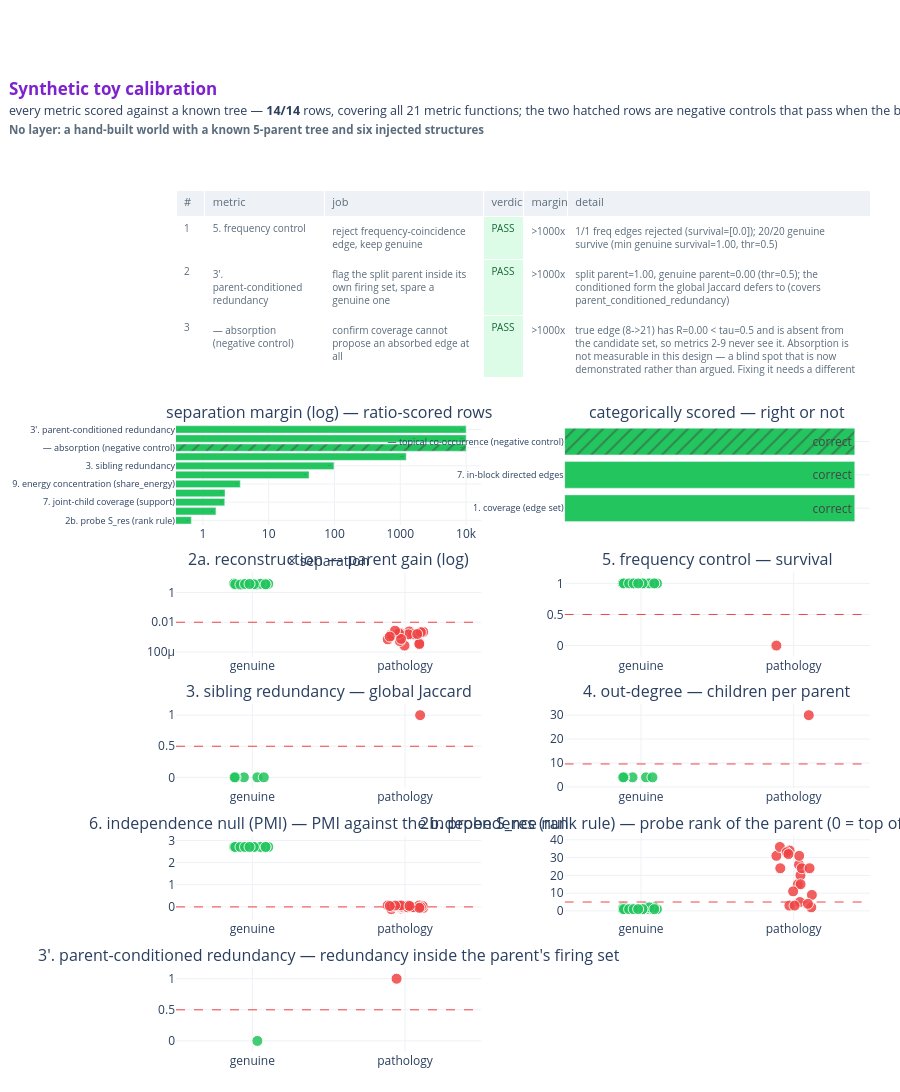

This figure's notebook cell:
### Markdown cell above
## 6. The published dashboard, inline

`reporting/visualize.py --calibration` builds the page that ships in
`outputs/synthetic_toy_calibration.html`: the full scorecard table, the margins on
a log axis, and one panel per metric that has two classes to separate. It calls
`build_world` and `_score` itself, so rendering it here re-runs the calibration
rather than reading a stale JSON — the figure below cannot disagree with the rows
printed above.

The strip panels are the part the table cannot show. A metric passes by putting
green above (or below) the dashed threshold and red on the other side; how much
daylight is between the two clouds is the margin, drawn instead of quoted.

### Code cell
from reporting.visualize import _calibration_data, build_calibration_dashboard

dash_data = _calibration_data()
dashboard_fig = build_calibration_dashboard(dash_data)
dashboard_fig.show()

### Figure 1 — Plotly figure (JSON) as saved in the notebook; plotly's stock layout.template omitted (floating-point values rounded to 4 significant figures)
{"data": [{"cells": {"align": "left", "fill": {"color": [["white", "white", "white", "white", "white", "white", "white", "white", "white", "white", "white", "white", "white", "white"], ["white", "white", "white", "white", "white", "white", "white", "white", "white", "white", "white", "white", "white", "white"], ["white", "white", "white", "white", "white", "white", "white", "white", "white", "white", "white", "white", "white", "white"], ["#DCFCE7", "#DCFCE7", "#DCFCE7", "#DCFCE7", "#DCFCE7", "#DCFCE7", "#DCFCE7", "#DCFCE7", "#DCFCE7", "#DCFCE7", "#DCFCE7", "#DCFCE7", "#DCFCE7", "#DCFCE7"], ["white", "white", "white", "white", "white", "white", "white", "white", "white", "white", "white", "white", "white", "white"], ["white", "white", "white", "white", "white", "white", "white", "white", "white", "white", "white", "white", "white", "white"]]}, "font": {"color": ["#5A6B7B", "#5A6B7B", "#5A6B7B", ["#166534", "#166534", "#166534", "#166534", "#166534", "#166534", "#166534", "#166534", "#166534", "#166534", "#166534", "#166534", "#166534", "#166534"], "#5A6B7B", "#5A6B7B"], "size": 10}, "height": 42, "values": [[1, 2, 3, 4, 5, 6, 7, 8, 9, 10, 11, 12, 13, 14], ["5. frequency control", "3'. parent-conditioned redundancy", "— absorption (negative control)", "2. reconstruction", "3. sibling redundancy", "6. independence null (PMI)", "9. energy concentration (share_energy)", "8. joint-child coverage (energy)", "7. joint-child coverage (support)", "4. out-degree / superparent", "1. coverage (edge set)", "7. in-block directed edges", "— topical co-occurrence (negative control)", "2b. probe S_res (rank rule)"], ["reject frequency-coincidence edge, keep genuine", "flag the split parent inside its own firing set, spare a genuine one", "confirm coverage cannot propose an absorbed edge at all", "reject superparent edges, keep genuine", "flag feature-split parent, spare healthy", "rank genuine edges above base-rate/superparent co-firing", "flag feature-split parent (a child holds >=90% of its energy)", "energy-weighted child coverage separates genuine from superparent", "children cover a genuine parent's firing, not a superparent's", "identify superparent, spare genuine parents", "recover genuine tree edges", "direct the containment pair, call the co-extensive pair a duplicate", "confirm no metric here rejects a shared-topic pair", "accept every true parent; carry no signal against an unrelated one"], ["PASS", "PASS", "PASS", "PASS", "PASS", "PASS", "PASS", "PASS", "PASS", "PASS", "PASS", "PASS", "PASS", "PASS"], [">1000x", ">1000x", ">1000x", ">1000x", "98.0x", "41.0x", "3.7x", "2.2x", "2.1x", "1.6x", "1.0x", "1.0x", "1.0x", "0.7x"], ["1/1 freq edges rejected (survival=[0.0]); 20/20 genuine survive (min genuine survival=1.00, thr=0.5)", "split parent=1.00, genuine parent=0.00 (thr=0.5); the conditioned form the global Jaccard defers to (covers parent_conditioned_redundancy)", "true edge (8->21) has R=0.00 < tau=0.5 and is absent from the candidate set, so metrics 2-9 never see it. Absorption is not measurable in this design — a blind spot that is now demonstrated rather than argued. Fixing it needs a different candidate generator, not a better grader", "30/30 superparent edges rejected, 20/20 genuine kept (parent-gain: genuine>=3.35, superparent<=0.0027, thr=0.01)", "split parent redundancy=1.00 (flagged); healthy parents max=0.01 (thr=0.5)", "min genuine PMI=2.71 > max superparent PMI=0.07; base-rate confound only - topical co-occurrence is not in this toy (needs a model-based null)", "split parent max child share=1.00 (thr=0.9); genuine parents max=0.27", "genuine R_mass>=1.00 vs superparent=0.46", "genuine R_supp>=1.00 vs superparent=0.47; r_supp and joint_child_coverage_exact agree (True) - a same-formula drift guard, not independent grading; upper>=exact for all parents: True (covers r_supp, joint_child_coverage_upper; joint_child_coverage_exact is proved numerically in tests/test_metric_math.py)", "detected superparents [7] (truth [7]); removing the superparent collapses Gini 0.562->0.356 and top-1 share 55%->16% (covers degree_stats, gini)", "20/20 genuine edges kept; edge set also holds 35 non-genuine (that is what metrics 2-5 must prune)", "containment (27, 28) recovered as a directed edge; co-extensive (29, 30) reported as a duplicate and not an edge; parent_of antisymmetric: True (so the in-block graph is acyclic); the 3 split-child pairs also surface as duplicates, which is the same pathology seen from inside one block (covers directed_coverage, duplicate_pairs)", "a non-edge (conditionally independent given a shared topic) survives coverage, reconstruction, frequency, PMI — R=1.00, PMI=3.69. This is the open column in the properties matrix; closing it needs a model-based topic null, not another threshold", "20/20 genuine edges pass the top-5 rank rule (median true-parent rank 1); superparent 4/20 (median rank 24) against 2.4 expected by chance at k/D=11.9%. The superparent holds 91% of the negative class, so it cannot enter the probe direction; what passes is coincidence, not detection. **The rule's strictness is set by dictionary size** — the same k is 0.015% on gemma's 32768 and 0.28% on PCFG's 1792 (covers train_probe, sres_rank_check, negative_parent_composition)"]]}, "columnwidth": [36, 150, 200, 50, 55, 380], "domain": {"x": [0, 1], "y": [0.7825, 1]}, "header": {"align": "left", "fill": {"color": "#EEF2F6"}, "font": {"color": "#5A6B7B", "size": 11}, "height": 26, "values": ["#", "metric", "job", "verdict", "margin", "detail"]}, "type": "table"}, {"hoverinfo": "y+text", "marker": {"color": ["#22C55E", "#22C55E", "#22C55E", "#22C55E", "#22C55E", "#22C55E", "#22C55E", "#22C55E", "#22C55E", "#22C55E", "#22C55E"], "pattern": {"shape": ["", "", "", "", "", "", "", "", "/", "", ""]}}, "orientation": "h", "showlegend": false, "text": ["0.7x", "1.6x", "2.1x", "2.2x", "3.7x", "41.0x", "98.0x", ">1000x", ">1000x", ">1000x", ">1000x"], "textposition": "auto", "type": "bar", "x": [0.6667, 1.578, 2.147, 2.17, 3.699, 41.0, 98.03, 1229.0, 10000, 10000, 10000], "xaxis": "x", "y": ["2b. probe S_res (rank rule)", "4. out-degree / superparent", "7. joint-child coverage (support)", "8. joint-child coverage (energy)", "9. energy concentration (share_energy)", "6. independence null (PMI)", "3. sibling redundancy", "2. reconstruction", "— absorption (negative control)", "5. frequency control", "3'. parent-conditioned redundancy"], "yaxis": "y"}, {"hoverinfo": "y+text", "marker": {"color": ["#22C55E", "#22C55E", "#22C55E"], "pattern": {"shape": ["", "", "/"]}}, "orientation": "h", "showlegend": false, "text": ["correct", "correct", "correct"], "textposition": "auto", "type": "bar", "x": [1, 1, 1], "xaxis": "x2", "y": ["1. coverage (edge set)", "7. in-block directed edges", "— topical co-occurrence (negative control)"], "yaxis": "y2"}, {"hovertemplate": "genuine (keep)<br>%{y:.4g}<extra></extra>", "legendgroup": "genuine (keep)", "marker": {"color": "#22C55E", "line": {"color": "white", "width": 1}, "opacity": 0.85, "size": 11}, "mode": "markers", "name": "genuine (keep)", "showlegend": false, "type": "scatter", "x": [0.03287, -0.05525, -0.1102, -0.116, 0.07518, 0.09906, 0.02559, 0.05508, 0.01047, 0.1044, 0.0758, -0.1193, 0.08578, -0.1119, 0.05512, -0.07784, 0.08716, 0.009951, -0.04807, -0.01856], "xaxis": "x3", "y": [3.533, 3.581, 3.761, 3.561, 3.923, 3.746, 3.351, 3.624, 3.579, 3.76, 3.586, 4.029, 3.526, 3.497, 3.817, 3.381, 3.515, 3.521, 3.65, 3.688], "yaxis": "y3"}, {"hovertemplate": "pathology (reject)<br>%{y:.4g}<extra></extra>", "legendgroup": "pathology (reject)", "marker": {"color": "#EF4444", "line": {"color": "white", "width": 1}, "opacity": 0.85, "size": 11}, "mode": "markers", "name": "pathology (reject)", "showlegend": false, "type": "scatter", "x": [0.8868, 0.9098, 1.041, 1.035, 1.028, 0.9721, 1.119, 1.115, 1.045, 1.036, 1.045, 0.9733, 0.9124, 1.053, 1.006, 0.9545, 0.9966, 1.093, 1.104, 0.9659, 1.017, 0.9572, 1.023, 0.9611, 0.974, 1.094, 0.9345, 1.03, 0.9002, 1.08], "xaxis": "x3", "y": [0.0007179, 0.001477, 0.001547, 0.001825, 0.002416, 0.001853, 0.002258, -4.65e-05, -0.0006693, -0.0009262, -0.001279, 0.001447, 0.001232, 0.001547, -0.0002315, -0.0002174, 0.0002725, 0.0003993, 0.002142, 0.0005486, -0.002735, 0.001595, 0.001547, 0.001825, 0.0007596, 0.0003457, 0.002726, -5.875e-05, 0.001092, 0.001615], "yaxis": "y3"}, {"hoverinfo": "skip", "line": {"color": "#EF4444", "dash": "dash", "width": 1}, "mode": "lines", "showlegend": false, "type": "scatter", "x": [-0.5, 1.5], "xaxis": "x3", "y": [0.01, 0.01], "yaxis": "y3"}, {"hovertemplate": "genuine (keep)<br>%{y:.4g}<extra></extra>", "legendgroup": "genuine (keep)", "marker": {"color": "#22C55E", "line": {"color": "white", "width": 1}, "opacity": 0.85, "size": 11}, "mode": "markers", "name": "genuine (keep)", "showlegend": false, "type": "scatter", "x": [0.03287, -0.05525, -0.1102, -0.116, 0.07518, 0.09906, 0.02559, 0.05508, 0.01047, 0.1044, 0.0758, -0.1193, 0.08578, -0.1119, 0.05512, -0.07784, 0.08716, 0.009951, -0.04807, -0.01856], "xaxis": "x4", "y": [1, 1, 1, 1, 1, 1, 1, 1, 1, 1, 1, 1, 1, 1, 1, 1, 1, 1, 1, 1], "yaxis": "y4"}, {"hovertemplate": "pathology (reject)<br>%{y:.4g}<extra></extra>", "legendgroup": "pathology (reject)", "marker": {"color": "#EF4444", "line": {"color": "white", "width": 1}, "opacity": 0.85, "size": 11}, "mode": "markers", "name": "pathology (reject)", "showlegend": false, "type": "scatter", "x": [0.8868], "xaxis": "x4", "y": [0], "yaxis": "y4"}, {"hoverinfo": "skip", "line": {"color": "#EF4444", "dash": "dash", "width": 1}, "mode": "lines", "showlegend": false, "type": "scatter", "x": [-0.5, 1.5], "xaxis": "x4", "y": [0.5, 0.5], "yaxis": "y4"}, {"hovertemplate": "genuine (keep)<br>%{y:.4g}<extra></extra>", "legendgroup": "genuine (keep)", "marker": {"color": "#22C55E", "line": {"color": "white", "width": 1}, "opacity": 0.85, "size": 11}, "mode": "markers", "name": "genuine (keep)", "showlegend": false, "type": "scatter", "x": [0.03287, -0.05525, -0.1102, -0.116, 0.07518], "xaxis": "x5", "y": [0, 0, 0, 0, 0], "yaxis": "y5"}, {"hovertemplate": "pathology (reject)<br>%{y:.4g}<extra></extra>", "legendgroup": "pathology (reject)", "marker": {"color": "#EF4444", "line": {"color": "white", "width": 1}, "opacity": 0.85, "size": 11}, "mode": "markers", "name": "pathology (reject)", "showlegend": false, "type": "scatter", "x": [1.099], "xaxis": "x5", "y": [1], "yaxis": "y5"}, {"hoverinfo": "skip", "line": {"color": "#EF4444", "dash": "dash", "width": 1}, "mode": "lines", "showlegend": false, "type": "scatter", "x": [-0.5, 1.5], "xaxis": "x5", "y": [0.5, 0.5], "yaxis": "y5"}, {"hovertemplate": "genuine (keep)<br>%{y:.4g}<extra></extra>", "legendgroup": "genuine (keep)", "marker": {"color": "#22C55E", "line": {"color": "white", "width": 1}, "opacity": 0.85, "size": 11}, "mode": "markers", "name": "genuine (keep)", "showlegend": false, "type": "scatter", "x": [0.03287, -0.05525, -0.1102, -0.116, 0.07518], "xaxis": "x6", "y": [4, 4, 4, 4, 4], "yaxis": "y6"}, {"hovertemplate": "pathology (reject)<br>%{y:.4g}<extra></extra>", "legendgroup": "pathology (reject)", "marker": {"color": "#EF4444", "line": {"color": "white", "width": 1}, "opacity": 0.85, "size": 11}, "mode": "markers", "name": "pathology (reject)", "showlegend": false, "type": "scatter", "x": [1.099], "xaxis": "x6", "y": [30], "yaxis": "y6"}, {"hoverinfo": "skip", "line": {"color": "#EF4444", "dash": "dash", "width": 1}, "mode": "lines", "showlegend": false, "type": "scatter", "x": [-0.5, 1.5], "xaxis": "x6", "y": [9.6, 9.6], "yaxis": "y6"}, {"hovertemplate": "genuine (keep)<br>%{y:.4g}<extra></extra>", "legendgroup": "genuine (keep)", "marker": {"color": "#22C55E", "line": {"color": "white", "width": 1}, "opacity": 0.85, "size": 11}, "mode": "markers", "name": "genuine (keep)", "showlegend": false, "type": "scatter", "x": [0.03287, -0.05525, -0.1102, -0.116, 0.07518, 0.09906, 0.02559, 0.05508, 0.01047, 0.1044, 0.0758, -0.1193, 0.08578, -0.1119, 0.05512, -0.07784, 0.08716, 0.009951, -0.04807, -0.01856], "xaxis": "x7", "y": [2.706, 2.706, 2.706, 2.706, 2.706, 2.706, 2.706, 2.706, 2.706, 2.706, 2.706, 2.706, 2.706, 2.706, 2.706, 2.706, 2.706, 2.706, 2.706, 2.706], "yaxis": "y7"}, {"hovertemplate": "pathology (reject)<br>%{y:.4g}<extra></extra>", "legendgroup": "pathology (reject)", "marker": {"color": "#EF4444", "line": {"color": "white", "width": 1}, "opacity": 0.85, "size": 11}, "mode": "markers", "name": "pathology (reject)", "showlegend": false, "type": "scatter", "x": [0.8868, 0.9098, 1.041, 1.035, 1.028, 0.9721, 1.119, 1.115, 1.045, 1.036, 1.045, 0.9733, 0.9124, 1.053, 1.006, 0.9545, 0.9966, 1.093, 1.104, 0.9659, 1.017, 0.9572, 1.023, 0.9611, 0.974, 1.094, 0.9345, 1.03, 0.9002], "xaxis": "x7", "y": [0.06599, -0.1011, -0.01405, 0.04002, -0.01405, -0.07121, -0.04222, 0.04002, 0.01335, 0.04002, -0.01405, -0.01405, 0.01335, -0.01405, 0.01335, 0.01335, 0.01335, 0.06599, -0.01405, -0.01405, -0.01405, 0.03415, 0.06599, 0.06599, 0.06599, -0.04222, 0.06232, 0.04002, 0.04002], "yaxis": "y7"}, {"hoverinfo": "skip", "line": {"color": "#EF4444", "dash": "dash", "width": 1}, "mode": "lines", "showlegend": false, "type": "scatter", "x": [-0.5, 1.5], "xaxis": "x7", "y": [0, 0], "yaxis": "y7"}, {"hovertemplate": "genuine (keep)<br>%{y:.4g}<extra></extra>", "legendgroup": "genuine (keep)", "marker": {"color": "#22C55E", "line": {"color": "white", "width": 1}, "opacity": 0.85, "size": 11}, "mode": "markers", "name": "genuine (keep)", "showlegend": false, "type": "scatter", "x": [0.03287, -0.05525, -0.1102, -0.116, 0.07518, 0.09906, 0.02559, 0.05508, 0.01047, 0.1044, 0.0758, -0.1193, 0.08578, -0.1119, 0.05512, -0.07784, 0.08716, 0.009951, -0.04807, -0.01856], "xaxis": "x8", "y": [2, 1, 1, 2, 1, 1, 1, 1, 1, 1, 1, 1, 2, 1, 2, 1, 1, 1, 1, 1], "yaxis": "y8"}, {"hovertemplate": "pathology (reject)<br>%{y:.4g}<extra></extra>", "legendgroup": "pathology (reject)", "marker": {"color": "#EF4444", "line": {"color": "white", "width": 1}, "opacity": 0.85, "size": 11}, "mode": "markers", "name": "pathology (reject)", "showlegend": false, "type": "scatter", "x": [0.8868, 0.9098, 1.041, 1.035, 1.028, 0.9721, 1.119, 1.115, 1.045, 1.036, 1.045, 0.9733, 0.9124, 1.053, 1.006, 0.9545, 0.9966, 1.093, 1.104, 0.9659], "xaxis": "x8", "y": [31, 36, 5, 26, 15, 3, 9, 2, 20, 31, 15, 34, 24, 24, 3, 33, 11, 4, 24, 32], "yaxis": "y8"}, {"hoverinfo": "skip", "line": {"color": "#EF4444", "dash": "dash", "width": 1}, "mode": "lines", "showlegend": false, "type": "scatter", "x": [-0.5, 1.5], "xaxis": "x8", "y": [5, 5], "yaxis": "y8"}, {"hovertemplate": "genuine (keep)<br>%{y:.4g}<extra></extra>", "legendgroup": "genuine (keep)", "marker": {"color": "#22C55E", "line": {"color": "white", "width": 1}, "opacity": 0.85, "size": 11}, "mode": "markers", "name": "genuine (keep)", "showlegend": false, "type": "scatter", "x": [0.03287], "xaxis": "x9", "y": [0], "yaxis": "y9"}, {"hovertemplate": "pathology (reject)<br>%{y:.4g}<extra></extra>", "legendgroup": "pathology (reject)", "marker": {"color": "#EF4444", "line": {"color": "white", "width": 1}, "opacity": 0.85, "size": 11}, "mode": "markers", "name": "pathology (reject)", "showlegend": false, "type": "scatter", "x": [0.9447], "xaxis": "x9", "y": [1], "yaxis": "y9"}, {"hoverinfo": "skip", "line": {"color": "#EF4444", "dash": "dash", "width": 1}, "mode": "lines", "showlegend": false, "type": "scatter", "x": [-0.5, 1.5], "xaxis": "x9", "y": [0.5, 0.5], "yaxis": "y9"}], "layout": {"annotations": [{"font": {"size": 16}, "showarrow": false, "text": "separation margin (log) — ratio-scored rows", "x": 0.22, "xanchor": "center", "xref": "paper", "y": 0.7275, "yanchor": "bottom", "yref": "paper"}, {"font": {"size": 16}, "showarrow": false, "text": "categorically scored — right or not", "x": 0.78, "xanchor": "center", "xref": "paper", "y": 0.7275, "yanchor": "bottom", "yref": "paper"}, {"font": {"size": 16}, "showarrow": false, "text": "2a. reconstruction — parent gain (log)", "x": 0.22, "xanchor": "center", "xref": "paper", "y": 0.5565, "yanchor": "bottom", "yref": "paper"}, {"font": {"size": 16}, "showarrow": false, "text": "5. frequency control — survival", "x": 0.78, "xanchor": "center", "xref": "paper", "y": 0.5565, "yanchor": "bottom", "yref": "paper"}, {"font": {"size": 16}, "showarrow": false, "text": "3. sibling redundancy — global Jaccard", "x": 0.22, "xanchor": "center", "xref": "paper", "y": 0.4036, "yanchor": "bottom", "yref": "paper"}, {"font": {"size": 16}, "showarrow": false, "text": "4. out-degree — children per parent", "x": 0.78, "xanchor": "center", "xref": "paper", "y": 0.4036, "yanchor": "bottom", "yref": "paper"}, {"font": {"size": 16}, "showarrow": false, "text": "6. independence null (PMI) — PMI against the independence null", "x": 0.22, "xanchor": "center", "xref": "paper", "y": 0.2508, "yanchor": "bottom", "yref": "paper"}, {"font": {"size": 16}, "showarrow": false, "text": "2b. probe S_res (rank rule) — probe rank of the parent (0 = top of the dictionary)", "x": 0.78, "xanchor": "center", "xref": "paper", "y": 0.2508, "yanchor": "bottom", "yref": "paper"}, {"font": {"size": 16}, "showarrow": false, "text": "3'. parent-conditioned redundancy — redundancy inside the parent's firing set", "x": 0.22, "xanchor": "center", "xref": "paper", "y": 0.09788, "yanchor": "bottom", "yref": "paper"}], "height": 1630, "legend": {"orientation": "h", "x": 1, "xanchor": "right", "y": 1.02, "yanchor": "bottom"}, "margin": {"b": 40, "l": 60, "r": 30, "t": 190}, "plot_bgcolor": "white", "showlegend": true, "title": {"font": {"size": 15}, "text": "<span style='font-size:17px;color:#7C22CE'><b>Synthetic toy calibration</b></span><br><span style='font-size:12.5px'>every metric scored against a known tree — <b>14/14</b> rows, covering all 21 metric functions; the two hatched rows are negative controls that pass when the battery does <b>not</b> act</span><br><span style='font-size:11.5px;color:#5A6B7B'><b>No layer: a hand-built world with a known 5-parent tree and six injected structures</b></span>", "x": 0.01, "xanchor": "left"}, "xaxis": {"anchor": "y", "domain": [0, 0.44], "gridcolor": "#EEF1F5", "title": {"text": "× separation"}, "type": "log", "zeroline": false}, "xaxis10": {"anchor": "y10", "domain": [0.56, 1], "gridcolor": "#EEF1F5", "zeroline": false}, "xaxis2": {"anchor": "y2", "domain": [0.56, 1], "gridcolor": "#EEF1F5", "visible": false, "zeroline": false}, "xaxis3": {"anchor": "y3", "domain": [0, 0.44], "gridcolor": "#EEF1F5", "range": [-0.5, 1.5], "ticktext": ["genuine", "pathology"], "tickvals": [0, 1], "zeroline": false}, "xaxis4": {"anchor": "y4", "domain": [0.56, 1], "gridcolor": "#EEF1F5", "range": [-0.5, 1.5], "ticktext": ["genuine", "pathology"], "tickvals": [0, 1], "zeroline": false}, "xaxis5": {"anchor": "y5", "domain": [0, 0.44], "gridcolor": "#EEF1F5", "range": [-0.5, 1.5], "ticktext": ["genuine", "pathology"], "tickvals": [0, 1], "zeroline": false}, "xaxis6": {"anchor": "y6", "domain": [0.56, 1], "gridcolor": "#EEF1F5", "range": [-0.5, 1.5], "ticktext": ["genuine", "pathology"], "tickvals": [0, 1], "zeroline": false}, "xaxis7": {"anchor": "y7", "domain": [0, 0.44], "gridcolor": "#EEF1F5", "range": [-0.5, 1.5], "ticktext": ["genuine", "pathology"], "tickvals": [0, 1], "zeroline": false}, "xaxis8": {"anchor": "y8", "domain": [0.56, 1], "gridcolor": "#EEF1F5", "range": [-0.5, 1.5], "ticktext": ["genuine", "pathology"], "tickvals": [0, 1], "zeroline": false}, "xaxis9": {"anchor": "y9", "domain": [0, 0.44], "gridcolor": "#EEF1F5", "range": [-0.5, 1.5], "ticktext": ["genuine", "pathology"], "tickvals": [0, 1], "zeroline": false}, "yaxis": {"anchor": "x", "domain": [0.6115, 0.7275], "gridcolor": "#EEF1F5", "tickfont": {"size": 9}, "zeroline": false}, "yaxis10": {"anchor": "x10", "domain": [0, 0.09788], "gridcolor": "#EEF1F5", "zeroline": false}, "yaxis2": {"anchor": "x2", "domain": [0.6115, 0.7275], "gridcolor": "#EEF1F5", "tickfont": {"size": 9}, "zeroline": false}, "yaxis3": {"anchor": "x3", "domain": [0.4586, 0.5565], "gridcolor": "#EEF1F5", "type": "log", "zeroline": false}, "yaxis4": {"anchor": "x4", "domain": [0.4586, 0.5565], "gridcolor": "#EEF1F5", "zeroline": false}, "yaxis5": {"anchor": "x5", "domain": [0.3058, 0.4036], "gridcolor": "#EEF1F5", "zeroline": false}, "yaxis6": {"anchor": "x6", "domain": [0.3058, 0.4036], "gridcolor": "#EEF1F5", "zeroline": false}, "yaxis7": {"anchor": "x7", "domain": [0.1529, 0.2508], "gridcolor": "#EEF1F5", "zeroline": false}, "yaxis8": {"anchor": "x8", "domain": [0.1529, 0.2508], "gridcolor": "#EEF1F5", "zeroline": false}, "yaxis9": {"anchor": "x9", "domain": [0, 0.09788], "gridcolor": "#EEF1F5", "zeroline": false}}}
